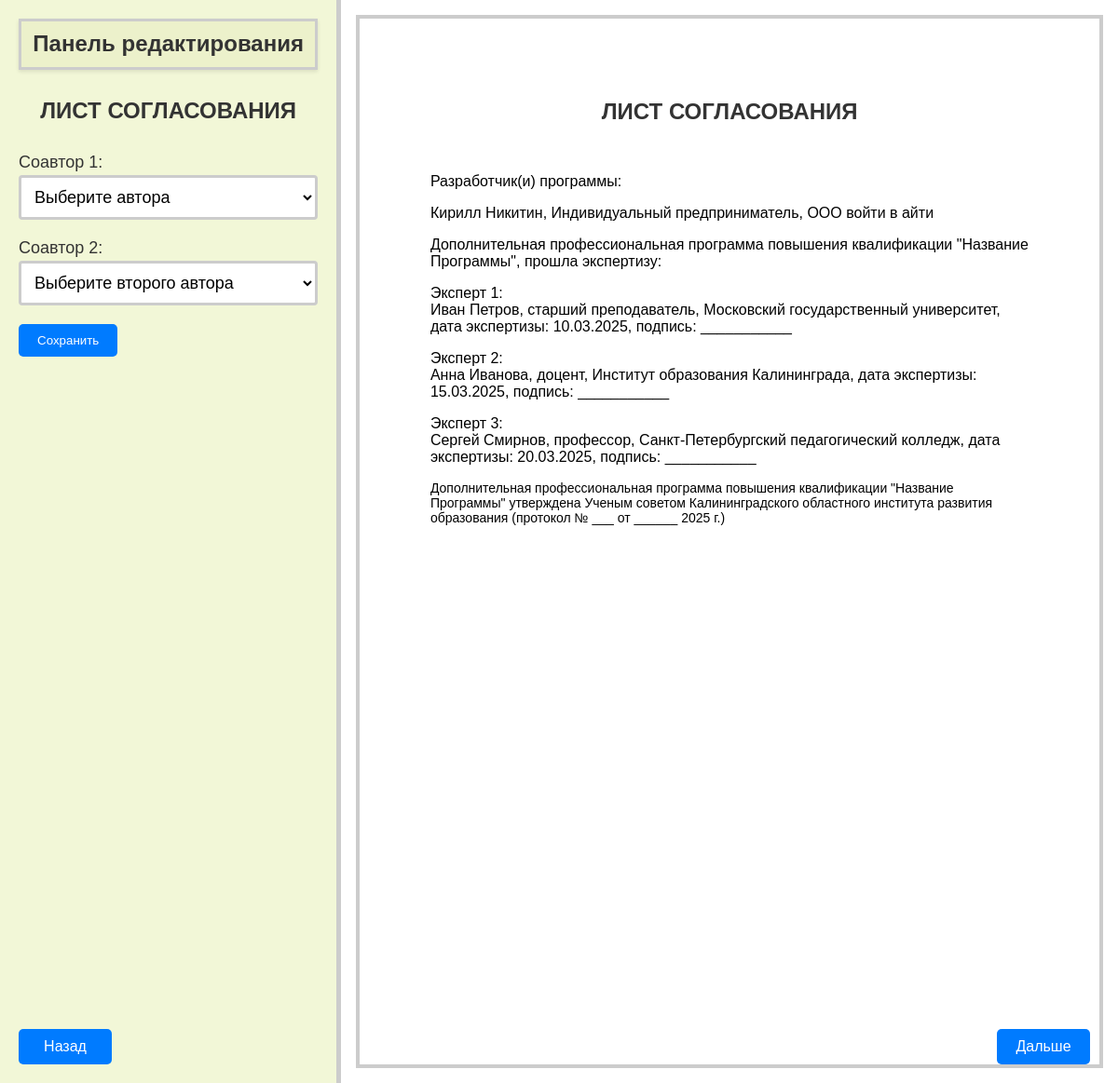
/konstruktor3 (signed in), run on the app's committed database.
### tables this page shows
CREATE TABLE "users" (
	"user_id"	INTEGER,
	"username"	VARCHAR(50) UNIQUE,
	"password"	VARCHAR(100),
	"role_admin"	BOOLEAN DEFAULT FALSE,
	"role_author"	BOOLEAN DEFAULT FALSE,
	"role_expert"	BOOLEAN DEFAULT FALSE,
	"first_name"	VARCHAR(50),
	"last_name"	VARCHAR(50),
	"middle_name"	VARCHAR(50),
	"email"	VARCHAR(100) NOT NULL UNIQUE,
	"phone_number"	VARCHAR(20) UNIQUE,
	"institution"	VARCHAR(100),
	"position"	VARCHAR(100),
	"subjects_taught"	TEXT,
	"academic_degree"	VARCHAR(100),
	"academic_rank"	VARCHAR(100),
	PRIMARY KEY("user_id" AUTOINCREMENT)
);

### flaskr.py (the view)
@app.route('/konstruktor3')
def konstruktor3_page():
    return render_template('konstruktor/konstruktor3.html')

### flaskr.py (called while the page is built)
def connect_db():
    Path(DATABASE).parent.mkdir(parents=True, exist_ok=True)
    conn = sqlite3.connect('database.db')
    conn.row_factory = sqlite3.Row  # Результат будет представлен в виде словаря
    return conn

def get_db():
    db = getattr(g, '_database', None)
    if db is None:
        db = g._database = connect_db()
    return db

@app.before_request
def load_logged_in_user():
    user_id = session.get('user_id')
    if user_id is None:
        g.user = None
    else:
        db = get_db()
        g.user = db.execute(
            'SELECT * FROM users WHERE user_id = ?', (user_id,)
        ).fetchone()

### templates/konstruktor/konstruktor3.html (shortened to what this page needs)
<!DOCTYPE html>
<html lang="ru">
<head>
    <link rel="stylesheet" href="{{ url_for('static', filename='konstruktor2.css') }}">
</head>
<body>
<div class="container">
    <div class="sidebar">
        <div class="header-block">
            <h3>Панель редактирования</h3>
        </div>
        <h4>ЛИСТ СОГЛАСОВАНИЯ</h4>
        <label for="author-select">Соавтор 1:</label><br />
        <select id="author-select" class="form-element">
            <option value="">Выберите автора</option>
        </select>
        <label for="second-author-select">Соавтор 2:</label><br />
        <select id="second-author-select" class="form-element">
            <option value="">Выберите второго автора</option>
        </select>
        <button id="publish-button">Сохранить</button>
    </div>
    <div class="page-container">
        <div class="page-a4">
            <h4>ЛИСТ СОГЛАСОВАНИЯ</h4>
            <div class="inner-page">
                <p>Разработчик(и) программы:</p>
                <div id="authors-list">
                    <div id="current-user-info">{{ g.user.first_name }} {{ g.user.last_name }}, {{ g.user.position }}, {{ g.user.institution }}</div>
                </div>
                <p>Дополнительная профессиональная программа повышения квалификации "<span id="program-name">Название Программы</span>", прошла экспертизу:</p>
                <ul class="experts-list">
                    <li class="expert-item">
                        Эксперт 1:<br/>
                        Иван Петров, старший преподаватель, Московский государственный университет, дата экспертизы: 10.03.2025, подпись: ___________
                    </li>
                    <li class="expert-item">
                        Эксперт 2:<br/>
                        Анна Иванова, доцент, Институт образования Калининграда, дата экспертизы: 15.03.2025, подпись: ___________
                    </li>
                    <li class="expert-item">
                        Эксперт 3:<br/>
                        Сергей Смирнов, профессор, Санкт-Петербургский педагогический колледж, дата экспертизы: 20.03.2025, подпись: ___________
                    </li>
                </ul>
                <div class="footer-section">
                    Дополнительная профессиональная программа повышения квалификации "<span id="program-name">Название Программы</span>" утверждена Ученым советом Калининградского областного института развития образования (протокол № ___ от ______ 2025 г.)
                </div>
            </div>
        </div>
    </div>
</div>
<div class="bottom-left">
    <button id="back-button" class="action-button" onclick="history.back()">Назад</button>
</div>
<div class="bottom-right">
    <button id="next-button" class="action-button" onclick="goToKonstruktor4Page()">Дальше</button>
</div>
</body>
</html>

### static/konstruktor2.css (style rules this page uses)
body { font-family: Arial, sans-serif; margin: 0; padding: 0; display: flex; flex-direction: column; min-height: 100vh; }
.container { display: flex; height: 100%; }
.sidebar { width: 30%; padding: 20px; background-color: #f2f7d7; border-right: 5px solid #ccc; }
.page-container { width: 70%; height: 100%; background-color: #ffffff; padding: 20px; box-sizing: border-box; }
label { display: block; font-size: 18px; color: #333; margin-bottom: 0px; }
.form-element { width: 100%; padding: 10px; border-radius: 4px; border: 3px solid #ccc; background-color: white; box-sizing: border-box; transition: all .3s ease; outline: none; font-family: Arial, sans-serif; font-size: 18px; line-height: 1.5; margin-bottom: 20px; margin-top: -15px; }
#publish-button { padding: 10px 20px; background-color: #007BFF; color: #ffffff; border: none; cursor: pointer; border-radius: 5px; }
.bottom-right { position: fixed; bottom: 20px; right: 20px; }
.bottom-right button { padding: 10px 20px; background-color: #007BFF; color: white; border: none; cursor: pointer; border-radius: 5px; }
.page-a4 { position: relative; width: 210mm; height: 297mm; background-color: white; outline: 4px solid #ccc; margin: 0 auto; padding: 20mm; box-sizing: border-box; }
.inner-page { height: 100%; width: 100%; overflow-y: auto; position: relative; }
h3 { color: #333; font-size: 1.5em; margin-bottom: 10px; line-height: 1.2; text-align: center; margin-top: 10px; }
h4 { color: #333; font-size: 1.5em; margin-bottom: 30px; line-height: 1.2; text-align: center; margin-top: 10px; }
.header-block { text-align: center; margin-bottom: 30px; padding: 0px; background-color: #ecf1cb; color: black; box-shadow: 0 2px 4px rgba(0,0,0,.1); border: 3px solid #ccc; }
ul.experts-list { list-style-type: none; padding-left: 0; }
li.expert-item { margin-bottom: 1em; }
.footer-section { margin-top: auto; font-size: 14px; }
body { font-family: Arial, sans-serif; }

### templates/konstruktor/konstruktor3.html (style rules this page uses)
.action-button { background-color: #007BFF; color: white; cursor: pointer; padding: 10px 20px; font-size: 16px; margin-right: 10px; border-radius: 5px; border: none; min-width: 100px; }
.bottom-left { position: fixed; bottom: 20px; left: 20px; }
.bottom-right { position: fixed; bottom: 20px; right: 20px; }

### data on the page
users: user.first_name "Кирилл", user.last_name "Никитин", user.position "Индивидуальный предприниматель", user.institution "ООО войти в айти"
